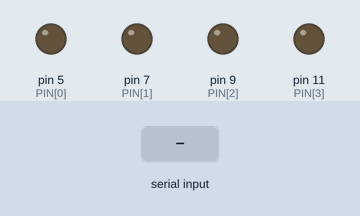
A sketch run on a simulated Arduino Uno, built with avr-gcc and run on an emulated ATmega328P. On the bench: output pins drawn as LEDs (lit = HIGH). The test bench sets the inputs (shaded band). What the sketch prints to the serial monitor is not drawn.

Above: at 1.2 s.
1.3 s: byte 120 received over Serial
At 3.8 s:
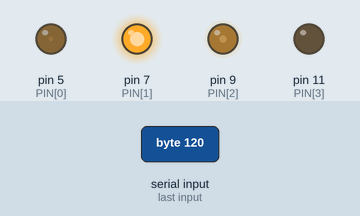
4.3 s: byte 30 received over Serial
At 9.6 s:
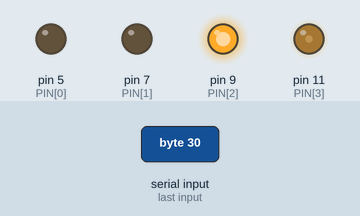
10.3 s: byte 90 received over Serial
At 13.8 s:
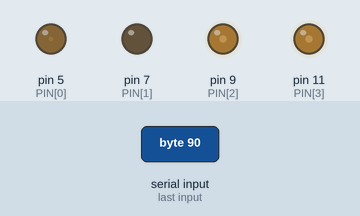
14.8 s: byte 30 received over Serial
At 18.55 s:
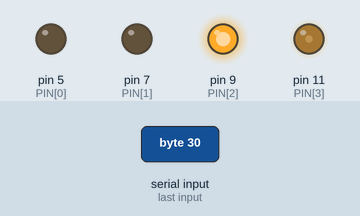
Timing chart, 0 to 18.8 s (numbered marks = the images above; inputs shaded):
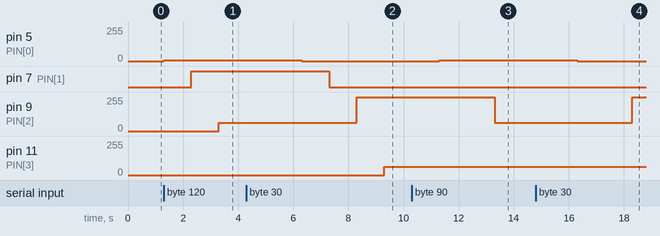

Measured:
- after the input at 1.3 s, pin 5 (PIN[0]): 0/255 → 7/255 at once; pin 7 (PIN[1]): LOW → HIGH after 1.0 s; pin 9 (PIN[2]): 0/255 → 63/255 after 2.0 s
- after the input at 4.3 s, pin 5 (PIN[0]): 7/255 → 0/255 after 2.0 s; pin 7 (PIN[1]): HIGH → LOW after 3.0 s; pin 9 (PIN[2]): 63/255 → 255/255 after 4.0 s; pin 11 (PIN[3]): 0/255 → 63/255 after 5.0 s
- after the input at 10.3 s, pin 5 (PIN[0]): 0/255 → 7/255 after 1.0 s; pin 9 (PIN[2]): 255/255 → 63/255 after 3.0 s
- after the input at 14.8 s, pin 5 (PIN[0]): 7/255 → 0/255 after 1.5 s; pin 9 (PIN[2]): 63/255 → 255/255 after 3.5 s

The sketch:

4DPAM5.ino
```cpp
const int PIN[4] = {5, 7, 9, 11};
const int code_levels[4] = {0, 7, 63, 255};

void setup() {
  // put your setup code here, to run once:
  Serial.begin(9600);
  for (int i=0; i<4; i++) pinMode(PIN[i], OUTPUT);
}

void show_character(char in) {
  int codes[4];
  Serial.print(in);
  for (int i=0; i<4; i++) {
    int shift = 6-2*i;
    codes[i] = in & (3<<shift);
    codes[i] >>= shift;
    Serial.print(codes[i]);
    analogWrite(PIN[i], code_levels[codes[i]]);
    delay(1000);
  }
}

void loop() {
  // put your main code here, to run repeatedly:
  if (Serial.available() > 0) {
    char input = Serial.read();
    show_character(input);
    delay(1000);
  }
}
```
